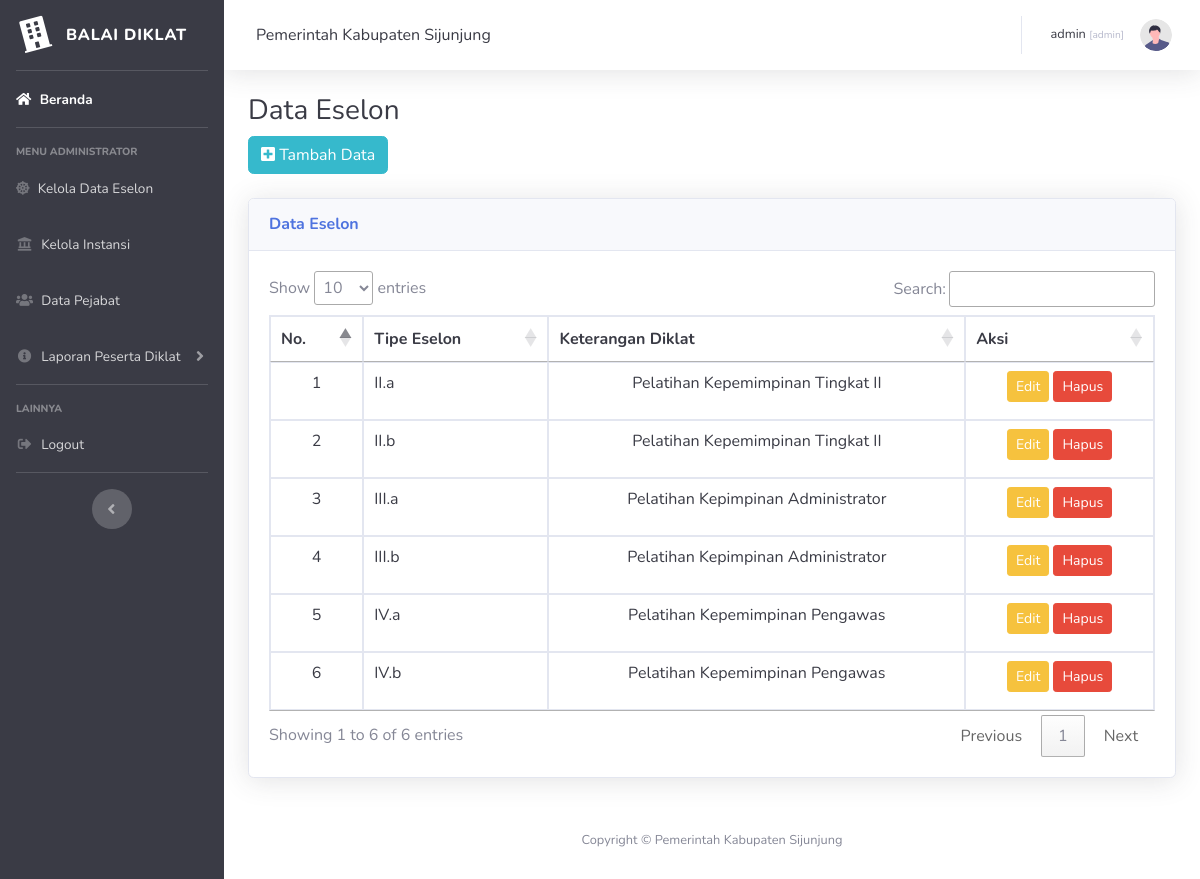
The page /pages/backend/index.php?page=eselon/vieweselon (signed in) on the database its author committed.
### tables this page shows
CREATE TABLE `tb_eselon` (
  `tipe_eselon` varchar(60) NOT NULL,
  `keterangan` varchar(100) NOT NULL
);

### pages/backend/index.php (called while the page is built, shortened)
<?php
include 'component/header.php';
include 'component/sidebar.php';
include 'content.php';
include 'component/footer.php';
?>

### pages/backend/eselon/vieweselon.php (the view, shortened to what this page needs)
<?php
 $eselon = $conn->query("SELECT * FROM tb_eselon");
?>
<h1 class="h3 mb-2 text-gray-900">Data Eselon</h1>
 <a href="index.php?page=eselon/addeselon" class="btn btn-info btn-md"><i class="fas fa-plus-square"></i> Tambah Data</a>
 <br><br>
 <div class="card shadow mb-4">
     <div class="card-header py-3">
         <h6 class="m-0 font-weight-bold text-primary">Data Eselon</h6>
     </div>
     <div class="card-body">
         <div class="table-responsive">
             <table class="table table-bordered text-center text-gray-900" id="table_eselon" width="100%" cellspacing="0">
                 <thead>
                     <tr>
                         <th>No.</th>
                         <th>Tipe Eselon</th>
                         <th>Keterangan Diklat</th>
                         <th>Aksi</th>
                     </tr>
                 </thead>
                 <tbody>
                     <?php $no=1; ?>
                     <?php foreach ( $eselon as $key => $value ) : ?>
                     <tr>
                         <td><?= $no++; ?></td>
                         <td class="text-left"><?= $value['tipe_eselon']; ?></td>
                         <td><?= $value['keterangan']; ?></td>
                         <td>
                             <a href="index.php?page=eselon/editeselon&id=<?= $value['tipe_eselon']; ?>" class="btn btn-warning btn-sm">Edit</a>
                             <a onclick="return confirm('Apakah anda yakin ingin mengapus data?')" href="index.php?page=eselon/deleteeselon&id=<?= $value['tipe_eselon']; ?>" class="btn btn-danger btn-sm">Hapus</a>
                         </td>
                     </tr>
                     <?php endforeach; ?>
                 </tbody>
             </table>
         </div>
     </div>
 </div>

### pages/backend/component/header.php (shortened to what this page needs)
<!DOCTYPE html>
<html lang="en">
<head>
    <link href="../../asset/backend/vendor/fontawesome-free/css/all.min.css" rel="stylesheet" type="text/css">
    <link href="../../asset/backend/css/sb-admin-2.min.css" rel="stylesheet">
    <link rel="stylesheet" type="text/css" href="https://cdn.datatables.net/1.11.3/css/jquery.dataTables.css">
</head>
<body id="page-top">
    <div id="wrapper">

### pages/backend/component/sidebar.php (shortened to what this page needs)
<ul class="navbar-nav bg-gray-900 sidebar sidebar-dark accordion" id="accordionSidebar">
    <a class="sidebar-brand d-flex align-items-center justify-content-center" href="index.php">
        <div class="sidebar-brand-icon rotate-n-15">
            <i class="fas fa-building"></i>
        </div>
        <div class="sidebar-brand-text mx-3">Balai Diklat</div>
    </a>
    <hr class="sidebar-divider my-0">
    <li class="nav-item active">
        <a class="nav-link" href="index.php">
            <i class="fas fa-home"></i>
            <span>Beranda</span></a>
    </li>
    <hr class="sidebar-divider">
    <?php
      if ($_SESSION['level'] == 'admin') :
    ?>
    <div class="sidebar-heading">
        Menu Administrator
    </div>
    <li class="nav-item">
        <a class="nav-link" href="index.php?page=eselon/vieweselon">
            <i class="fas fa-dharmachakra"></i>
            <span>Kelola Data Eselon</span>
        </a>
    </li>
    <li class="nav-item">
        <a class="nav-link" href="index.php?page=instansi/viewinstansi">
            <i class="fas fa-fw fa-landmark"></i>
            <span>Kelola Instansi</span>
        </a>
    </li>
    <li class="nav-item">
        <a class="nav-link" href="index.php?page=pejabat/viewpjb">
            <i class="fas fa-fw fa-users"></i>
            <span>Data Pejabat</span>
        </a>
    </li>
    <?php endif; ?>
    <li class="nav-item">
        <a class="nav-link collapsed" href="#" data-toggle="collapse" data-target="#collapseUtilities"
            aria-expanded="true" aria-controls="collapseUtilities">
            <i class="fas fa-fw fa-info-circle"></i>
            <span>Laporan Peserta Diklat</span>
        </a>
    </li>
    <hr class="sidebar-divider">
    <div class="sidebar-heading">
        Lainnya
    </div>
    <li class="nav-item">
        <a onclick="return confirm('Apakah anda yakin ingin Logout?')" class="nav-link" href="logout.php">
            <i class="fas fa-fw fa-sign-out-alt"></i>
            <span>Logout</span>
        </a>
    </li>
    <hr class="sidebar-divider d-none d-md-block">
    <div class="text-center d-none d-md-inline">
        <button class="rounded-circle border-0" id="sidebarToggle"></button>
    </div>
</ul>
<div id="content-wrapper" class="d-flex flex-column bg-white">
    <div id="content">
        <nav class="navbar navbar-expand navbar-light bg-gray topbar mb-4 static-top shadow">
            <div class="sidebar-brand-text mx-3 text-gray-900">Pemerintah Kabupaten Sijunjung</div>
            <ul class="navbar-nav ml-auto">
                <li class="nav-item dropdown no-arrow">
                    <a class="nav-link dropdown-toggle" href="#" id="userDropdown" role="button"
                        data-toggle="dropdown" aria-haspopup="true" aria-expanded="false">
                        <span class="mr-2 d-none d-lg-inline text-gray-900 small"> <?= $_SESSION['username']; ?>
                            <span class="mr-2 d-none d-lg-inline text-gray-500 small">  [<?= $_SESSION['level']; ?>]</span>
                        </span>
                        <img class="img-profile rounded-circle"
                            src="../../asset/backend/img/undraw_profile.svg">
                    </a>
                </li>
            </ul>
        </nav>
        <div class="container-fluid">

### pages/backend/content.php
<?php
    if(!empty($_GET['page'])) {
        include ($_GET['page'] . ".php");
    } else {
        include 'home.php';
    }
?>

### pages/backend/component/footer.php (shortened to what this page needs)
</div>
            </div>
            <footer class="sticky-footer bg-white">
                <div class="container my-auto">
                    <div class="copyright text-center my-auto">
                        <span>Copyright &copy; Pemerintah Kabupaten Sijunjung</span>
                    </div>
                </div>
            </footer>
        </div>
    </div>
</body>
</html>

### rows shown on the page
tb_eselon: tipe_eselon "II.a", keterangan "Pelatihan Kepemimpinan Tingkat II"
tb_eselon: tipe_eselon "II.b", keterangan "Pelatihan Kepemimpinan Tingkat II"
tb_eselon: tipe_eselon "III.a", keterangan "Pelatihan Kepimpinan Administrator"
tb_eselon: tipe_eselon "III.b", keterangan "Pelatihan Kepimpinan Administrator"
tb_eselon: tipe_eselon "IV.a", keterangan "Pelatihan Kepemimpinan Pengawas"
tb_eselon: tipe_eselon "IV.b", keterangan "Pelatihan Kepemimpinan Pengawas"

### other values the page prints
$_SESSION['username'] "admin"
$_SESSION['level'] "admin"
